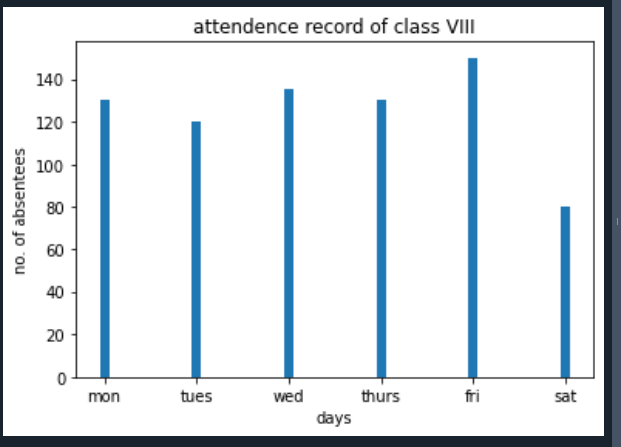

This figure's Python source:
#!/usr/bin/env python3
# -*- coding: utf-8 -*-
"""
Created on Mon Feb  7 13:59:46 2022

@author: sjcet
"""
#1

import matplotlib.pyplot as plt
import numpy as np
x=np.array(["mon","tues","wed","thurs","fri","sat"])
y=np.array([130,120,135,130,150,80])
plt.bar(x,y, width=0.1)
plt.title("attendence record of class VIII")
plt.xlabel("days")
plt.ylabel("no. of absentees")
plt.show()
